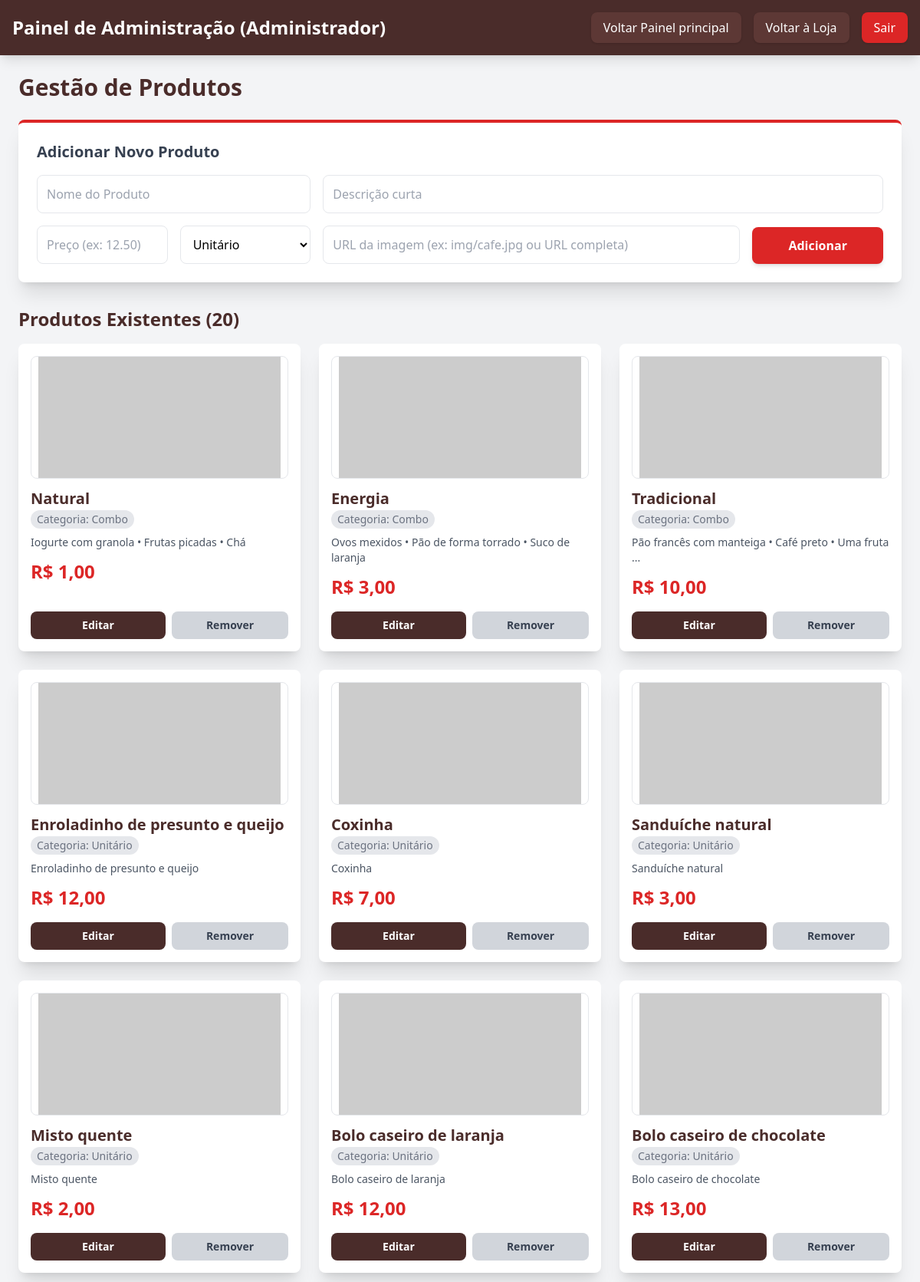
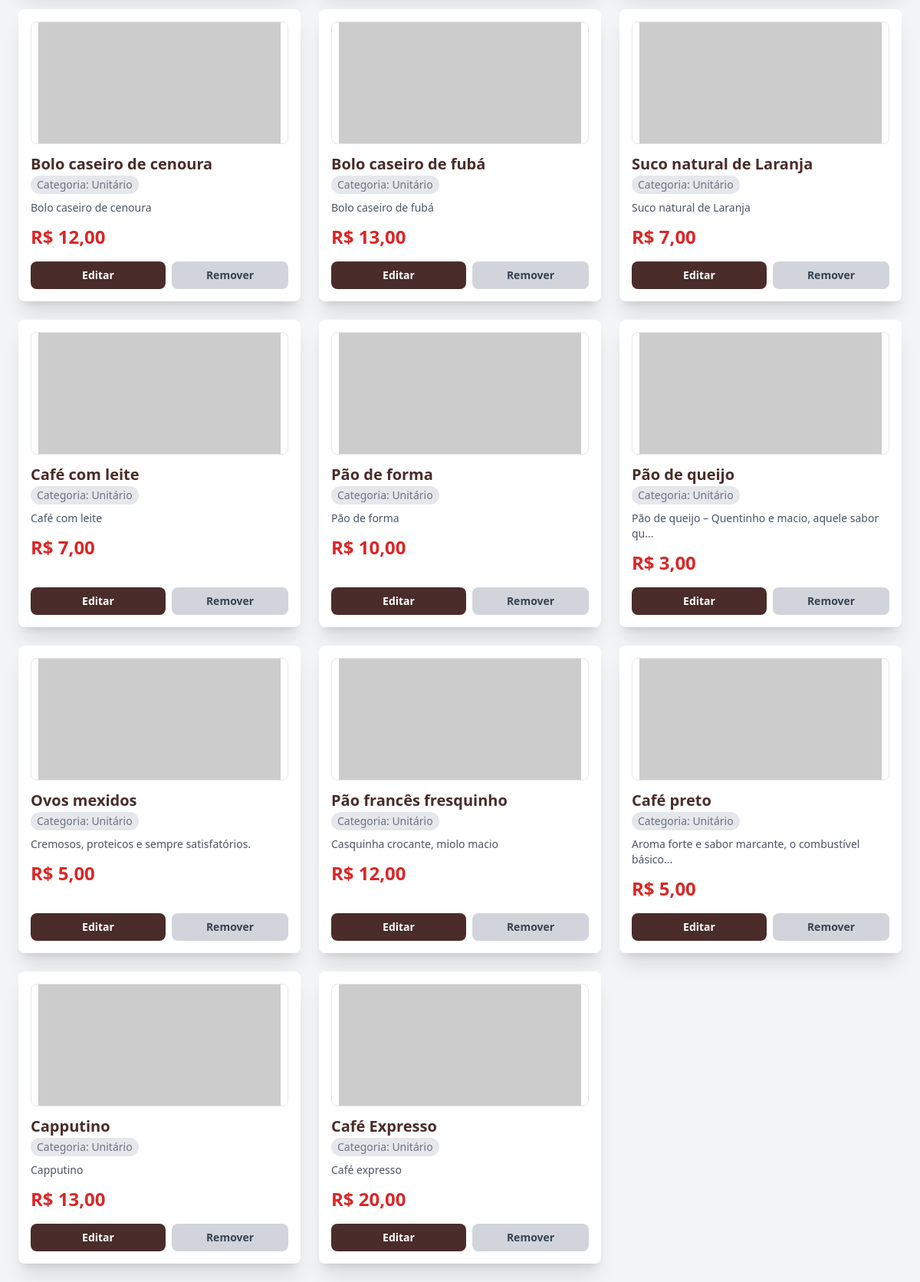
Page /dashboard.php (signed in) on the committed database (2 pictures, top to bottom).
### tables this page shows
CREATE TABLE `produtos` (
  `id` INT NOT NULL AUTO_INCREMENT,
  `nome` VARCHAR(100) NOT NULL,
  `descricao` TEXT DEFAULT NULL,
  `preco` DECIMAL(10,2) NOT NULL,
  `imagem` VARCHAR(255) DEFAULT NULL,
  `categoria` VARCHAR(50) DEFAULT NULL,
  `data_criacao` TIMESTAMP NOT NULL DEFAULT CURRENT_TIMESTAMP,
  PRIMARY KEY (`id`)
);

### dashboard.php (the view, shortened to what this page needs)
<?php
include('conexao.php');
$produtos = $conn->query("SELECT * FROM produtos ORDER BY id DESC");
$placeholder_url = 'https://via.placeholder.com/400x200/cccccc/333333?text=IMAGEM+FALHOU';
?>
<!DOCTYPE html>
<html lang="pt-BR">
<head>
    <script src="https://cdn.tailwindcss.com"></script>
</head>
<body class="bg-gray-100 min-h-screen">
    <header class="bg-[var(--cor-primaria)] text-white p-4 flex justify-between items-center shadow-lg">
        <h1 class="text-2xl font-bold">Painel de Administração (<?= htmlspecialchars($_SESSION['usuario_nome'] ?? 'Admin') ?>)</h1>
        <div class="flex gap-4">
            <a href="indexadim.php" class="text-white bg-[var(--cor-hover)] px-4 py-2 rounded-lg hover:bg-[#744a47] transition shadow">Voltar Painel principal</a>
            <a href="index.php" class="text-white bg-[var(--cor-hover)] px-4 py-2 rounded-lg hover:bg-[#744a47] transition shadow">Voltar à Loja</a>
            <a href="logout.php" class="text-white bg-red-600 px-4 py-2 rounded-lg hover:bg-red-700 transition shadow">Sair</a>
        </div>
    </header>
    <main class="max-w-7xl mx-auto p-6">
        <h2 class="text-3xl font-extrabold mb-6 text-[var(--cor-primaria)]">Gestão de Produtos</h2>
        <div class="bg-white shadow-xl rounded-lg p-6 mb-8 border-t-4 border-red-600">
            <h3 class="text-xl font-semibold mb-4 text-gray-700">Adicionar Novo Produto</h3>
            <form method="POST" class="grid grid-cols-6 gap-4 items-end">
                <input type="text" name="nome" placeholder="Nome do Produto" required class="border p-3 rounded-lg col-span-2">
                <input type="text" name="descricao" placeholder="Descrição curta" required class="border p-3 rounded-lg col-span-4">
                <input type="number" step="0.01" name="preco" placeholder="Preço (ex: 12.50)" required class="border p-3 rounded-lg col-span-1">
                <select name="categoria" required class="border p-3 rounded-lg col-span-1 bg-white">
                    <option value="Unitário">Unitário</option>
                </select>
                <input type="text" name="imagem" placeholder="URL da imagem (ex: img/cafe.jpg ou URL completa)" required class="border p-3 rounded-lg col-span-3">
                <button class="bg-red-600 text-white p-3 rounded-lg hover:bg-red-700 col-span-1 font-semibold transition shadow-md">Adicionar</button>
            </form>
        </div>
        <h3 class="text-2xl font-semibold mb-4 text-[var(--cor-primaria)]">Produtos Existentes (<?= $produtos->num_rows ?>)</h3>
        <div class="grid grid-cols-1 md:grid-cols-3 gap-6">
            <?php while ($p = $produtos->fetch_assoc()): ?>
                <div class="bg-white shadow-xl rounded-lg p-4 flex flex-col justify-between" id="produto-<?= $p['id'] ?>">
                    <div>
                        <img
                            src="<?= htmlspecialchars($p['imagem']) ?>"
                            alt="<?= htmlspecialchars($p['nome']) ?>"
                            class="h-40 w-full object-cover rounded-lg mb-3 border border-gray-200"
                            onerror="this.onerror=null; this.src='<?= $placeholder_url ?>'; this.style.objectFit='contain';"
                        >
                        <h3 class="font-bold text-xl text-[var(--cor-primaria)]"><?= htmlspecialchars($p['nome']) ?></h3>
                        <p class="text-sm text-gray-500 font-medium bg-gray-200 inline-block px-2 py-0.5 rounded-full mb-1">
                            Categoria: <?= htmlspecialchars($p['categoria'] ?? 'Não Definido') ?>
                        </p>
                        <p class="text-sm text-gray-600 mt-1 mb-3"><?= htmlspecialchars($p['descricao']) ?></p>
                        <p class="text-2xl text-red-600 font-extrabold">R$ <?= number_format($p['preco'], 2, ',', '.') ?></p>
                    </div>
                    <div class="mt-4 flex gap-2">
                        <button onclick="toggleEditForm(<?= $p['id'] ?>)" class="flex-1 bg-[var(--cor-primaria)] text-white px-3 py-2 rounded-lg hover:bg-[var(--cor-hover)] text-sm font-semibold transition">
                            Editar
                        </button>
                        <form method="POST" onsubmit="return confirm('Tem certeza que deseja remover o produto: <?= htmlspecialchars($p['nome']) ?>?')" class="flex-1">
                            <button type="submit" class="w-full bg-gray-300 text-gray-700 px-3 py-2 rounded-lg hover:bg-gray-400 text-sm font-semibold transition">
                                Remover
                            </button>
                        </form>
                    </div>
                </div>
            <?php endwhile; ?>
        </div>
    </main>
</body>
</html>

### dashboard.php (style rules this page uses)
:root { --cor-primaria: #4A2C2A; --cor-hover: #5d3835; }

### rows in the picture
produtos: nome "Natural", categoria "Combo", descricao "Iogurte com granola • Frutas picadas • Chá", preco "1,00"
produtos: nome "Energia", categoria "Combo", descricao "Ovos mexidos • Pão de forma torrado • Suco de laranja", preco "3,00"
produtos: nome "Tradicional", categoria "Combo", descricao "Pão francês com manteiga • Café preto • Uma fruta ...", preco "10,00"
produtos: nome "Enroladinho de presunto e queijo", categoria "Unitário", descricao "Enroladinho de presunto e queijo", preco "12,00"
produtos: nome "Coxinha", categoria "Unitário", descricao "Coxinha", preco "7,00"
produtos: nome "Sanduíche natural", categoria "Unitário", descricao "Sanduíche natural", preco "3,00"
produtos: nome "Misto quente", categoria "Unitário", descricao "Misto quente", preco "2,00"
produtos: nome "Bolo caseiro de laranja", categoria "Unitário", descricao "Bolo caseiro de laranja", preco "12,00"
produtos: nome "Bolo caseiro de chocolate", categoria "Unitário", descricao "Bolo caseiro de chocolate", preco "13,00"
produtos: nome "Bolo caseiro de cenoura", categoria "Unitário", descricao "Bolo caseiro de cenoura", preco "12,00"
produtos: nome "Bolo caseiro de fubá", categoria "Unitário", descricao "Bolo caseiro de fubá", preco "13,00"
produtos: nome "Suco natural de Laranja", categoria "Unitário", descricao "Suco natural de Laranja", preco "7,00"
produtos: nome "Café com leite", categoria "Unitário", descricao "Café com leite", preco "7,00"
produtos: nome "Pão de forma", categoria "Unitário", descricao "Pão de forma", preco "10,00"
produtos: nome "Pão de queijo", categoria "Unitário", descricao "Pão de queijo – Quentinho e macio, aquele sabor qu...", preco "3,00"
produtos: nome "Ovos mexidos", categoria "Unitário", descricao "Cremosos, proteicos e sempre satisfatórios.", preco "5,00"
produtos: nome "Pão francês fresquinho", categoria "Unitário", descricao "Casquinha crocante, miolo macio", preco "12,00"
produtos: nome "Café preto", categoria "Unitário", descricao "Aroma forte e sabor marcante, o combustível básico...", preco "5,00"
produtos: nome "Capputino", categoria "Unitário", descricao "Capputino", preco "13,00"
produtos: nome "Café Expresso", categoria "Unitário", descricao "Café expresso", preco "20,00"

### other values in the picture
$_SESSION['usuario_nome'] "Administrador"
$produtos->num_rows "20"
